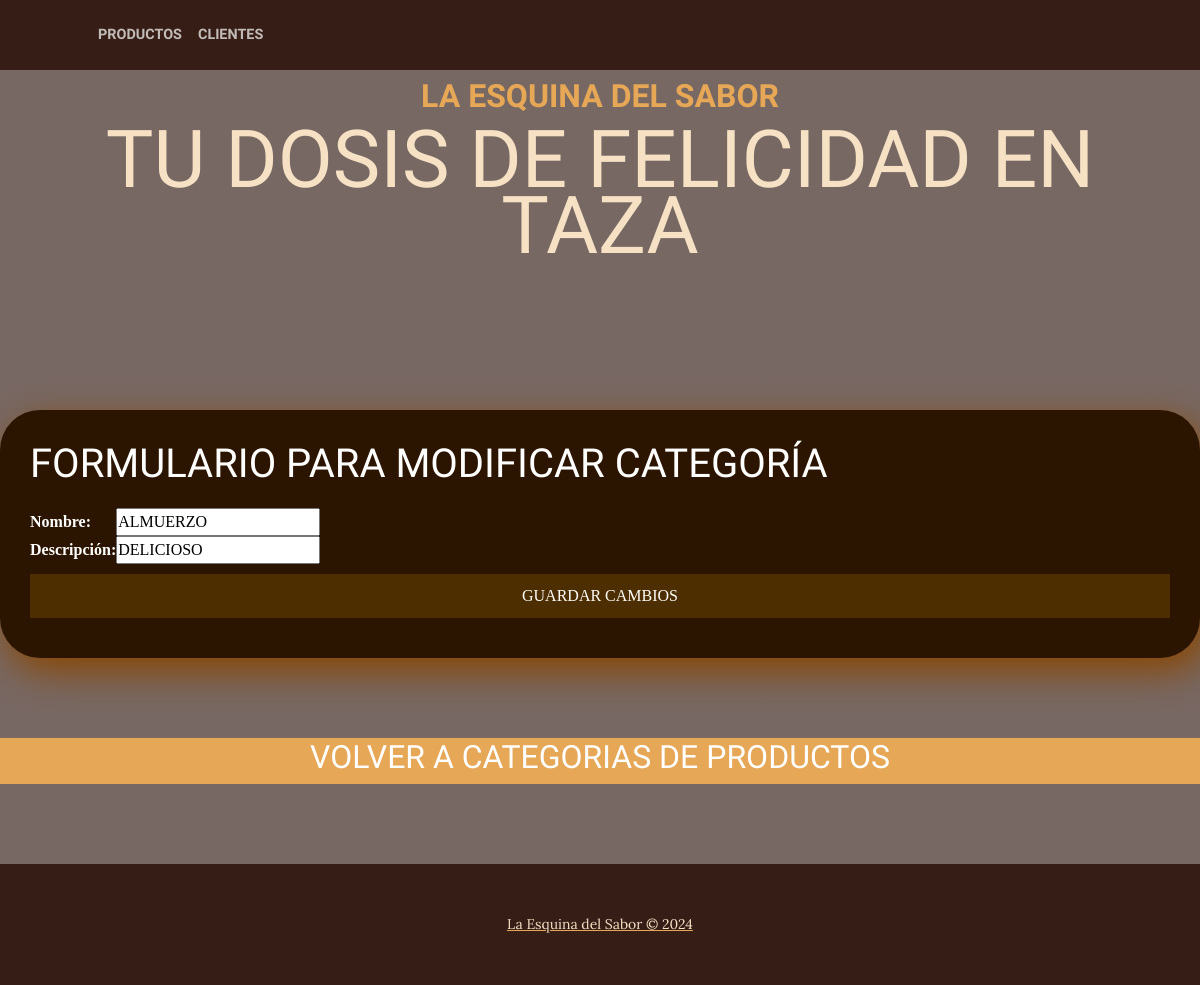
The page /productos/producto_categoria_update/3 on the database as committed earlier.
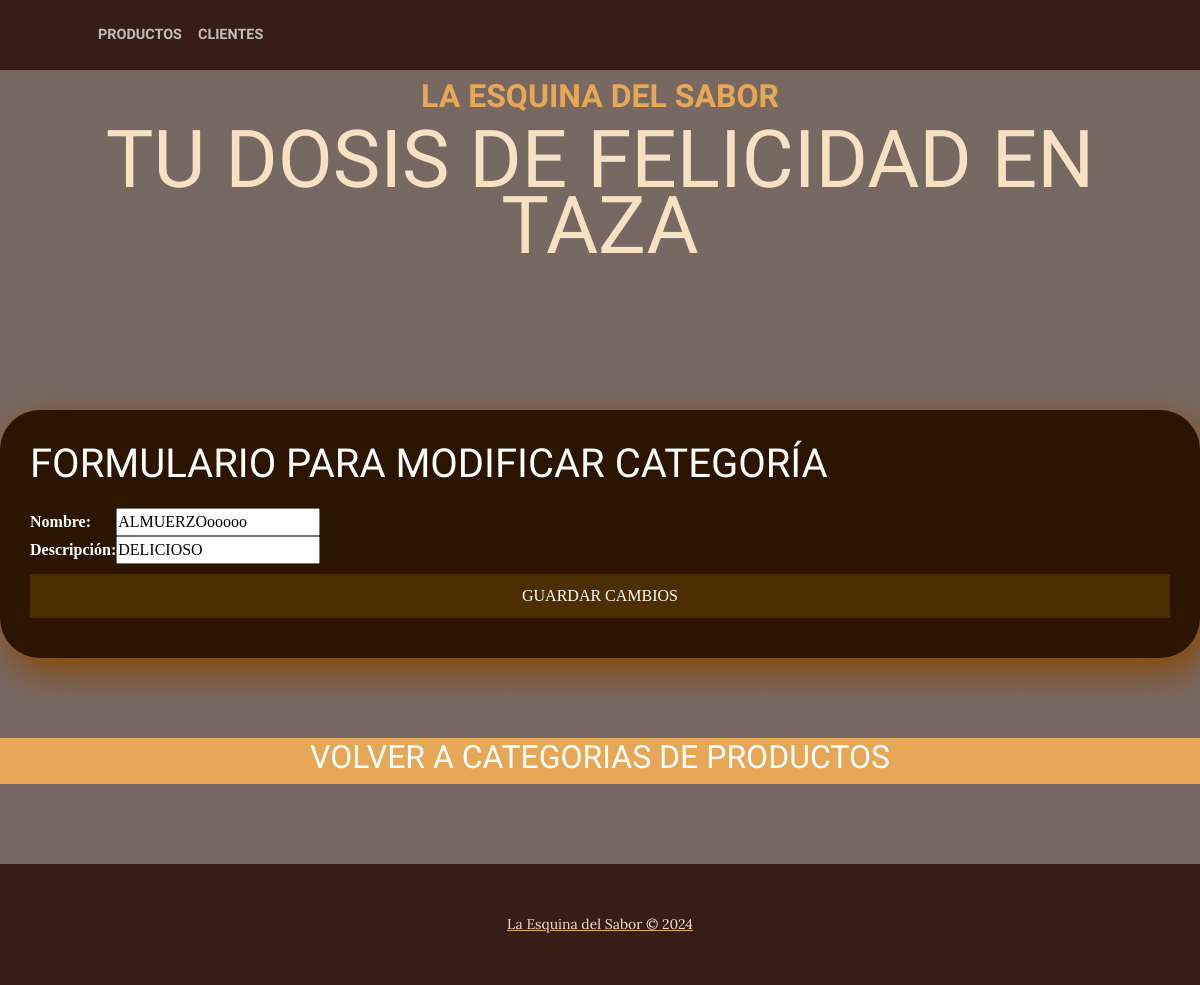
The same page on the database as committed later.
### producto/models.py (models this page shows, shortened)
class ProductoCategoria(models.Model):
    nombre = models.CharField(max_length=200,unique=True)
    descripcion = models.CharField(max_length=250,null=True, blank=True,verbose_name='descripción')
    class Meta:
        verbose_name = "categoría de productos"

### producto/views.py (the view)
# urls.py: path("producto_categoria_update/<int:pk>",views.producto_categoria_update.as_view(),name="producto_categoria_update"),
class producto_categoria_update(UpdateView):
    model = models.ProductoCategoria
    form_class = forms.ProductoCategoriaForm
    template_name = "producto/producto_categoria_update.html"
    success_url = reverse_lazy("producto:buscador_productos")

### producto/forms.py
class ProductoCategoriaForm(forms.ModelForm):
    class Meta:
        model = models.ProductoCategoria
        fields = "__all__"

### producto/templates/producto/producto_categoria_update.html (shortened to what this page needs)
{% extends 'core/base.html' %}
{% load static %}
{% block contenido %}
<html lang="es">
    <head>
        <link href="{% static 'core/css/estilos.css' %}" rel="stylesheet"/>
    </head>
    <body>
        <section class="form-register">
            <h4>FORMULARIO PARA MODIFICAR CATEGORÍA</h4>
            <form action="" method="post">
              <table>
                {{form.as_table}}
              </table>
              <input class="bottons" type="submit" value="GUARDAR CAMBIOS"> </a>
            </form>
        </section>
        <a href="{% url 'producto:buscador_productos' %}">
            <section class="page-section bg-primary" id="about">
              <div class="container px-4 px-lg-5">
                  <div class="row gx-4 gx-lg-5 justify-content-center">
                      <div class="col-lg-8 text-center">
                          <h2 class="text-white mt-0">VOLVER A CATEGORIAS DE PRODUCTOS</h2>
                      </div>
                  </div>
              </div>
          </section>
        <footer class="footer text-faded text-center py-5">
            <div class="container"><p class="m-0 small">La Esquina del Sabor &copy; 2024</p></div>
        </footer>
{% endblock contenido %}

Rows that differ between the two databases and show on the page:
changed ProductoCategoria "DELICIOSO": nombre "ALMUERZO" → "ALMUERZOooooo"
